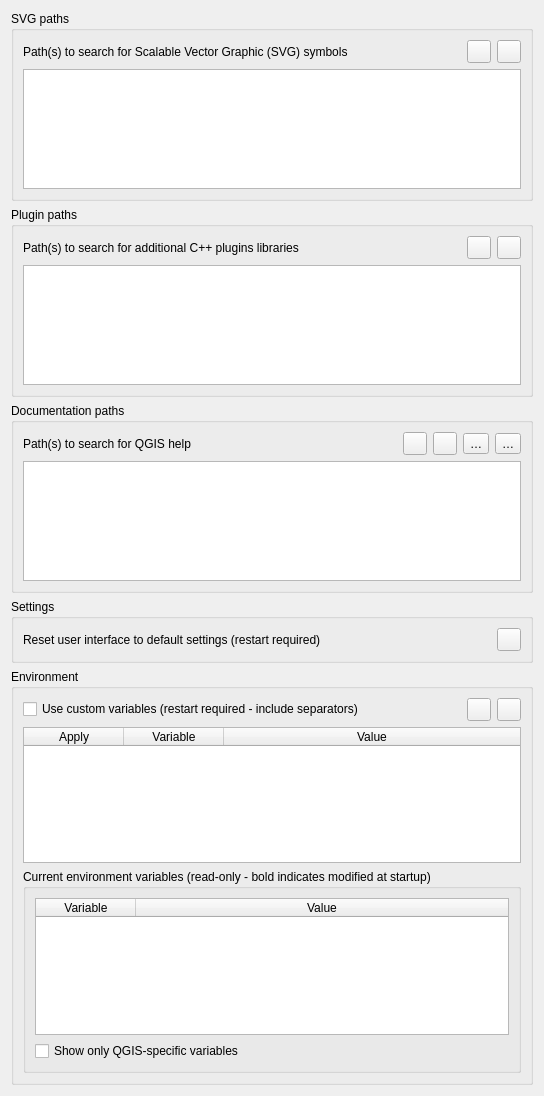
             <widget class="QWidget" name="mOptionsScrollAreaContents_03">
              <property name="geometry">
               <rect>
                <x>0</x>
                <y>0</y>
                <width>544</width>
                <height>1096</height>
               </rect>
              </property>
              <layout class="QVBoxLayout" name="verticalLayout_22">
               <item>
                <widget class="QgsCollapsibleGroupBox" name="groupBox_2">
                 <property name="title">
                  <string>SVG paths</string>
                 </property>
                 <layout class="QGridLayout" name="_6">
                  <item row="0" column="0">
                   <widget class="QLabel" name="mSVGLabel">
                    <property name="text">
                     <string>Path(s) to search for Scalable Vector Graphic (SVG) symbols</string>
                    </property>
                   </widget>
                  </item>
                  <item row="0" column="1">
                   <spacer>
                    <property name="orientation">
                     <enum>Qt::Horizontal</enum>
                    </property>
                    <property name="sizeHint" stdset="0">
                     <size>
                      <width>31</width>
                      <height>20</height>
                     </size>
                    </property>
                   </spacer>
                  </item>
                  <item row="0" column="2">
                   <widget class="QToolButton" name="mBtnAddSVGPath">
                    <property name="toolTip">
                     <string>Add new path</string>
                    </property>
                    <property name="text">
                     <string/>
                    </property>
                    <property name="icon">
                     <iconset resource="../../images/images.qrc">
                      <normaloff>:/images/themes/default/symbologyAdd.svg</normaloff>:/images/themes/default/symbologyAdd.svg</iconset>
                    </property>
                   </widget>
                  </item>
                  <item row="0" column="3">
                   <widget class="QToolButton" name="mBtnRemoveSVGPath">
                    <property name="toolTip">
                     <string>Remove path</string>
                    </property>
                    <property name="text">
                     <string/>
                    </property>
                    <property name="icon">
                     <iconset resource="../../images/images.qrc">
                      <normaloff>:/images/themes/default/symbologyRemove.svg</normaloff>:/images/themes/default/symbologyRemove.svg</iconset>
                    </property>
                   </widget>
                  </item>
                  <item row="1" column="0" colspan="4">
                   <widget class="QListWidget" name="mListSVGPaths">
                    <property name="minimumSize">
                     <size>
                      <width>0</width>
                      <height>120</height>
                     </size>
                    </property>
                   </widget>
                  </item>
                 </layout>
                </widget>
               </item>
               <item>
                <widget class="QgsCollapsibleGroupBox" name="groupBox_4">
                 <property name="title">
                  <string>Plugin paths</string>
                 </property>
                 <layout class="QGridLayout" name="_3">
                  <item row="0" column="0">
                   <widget class="QLabel" name="mSVGLabel_2">
                    <property name="text">
                     <string>Path(s) to search for additional C++ plugins libraries</string>
                    </property>
                   </widget>
                  </item>
                  <item row="0" column="1">
                   <spacer>
                    <property name="orientation">
                     <enum>Qt::Horizontal</enum>
                    </property>
                    <property name="sizeHint" stdset="0">
                     <size>
                      <width>31</width>
                      <height>20</height>
                     </size>
                    </property>
                   </spacer>
                  </item>
                  <item row="0" column="2">
                   <widget class="QToolButton" name="mBtnAddPluginPath">
                    <property name="toolTip">
                     <string>Add new path</string>
                    </property>
                    <property name="text">
                     <string/>
                    </property>
                    <property name="icon">
                     <iconset resource="../../images/images.qrc">
                      <normaloff>:/images/themes/default/symbologyAdd.svg</normaloff>:/images/themes/default/symbologyAdd.svg</iconset>
                    </property>
                   </widget>
                  </item>
                  <item row="0" column="3">
                   <widget class="QToolButton" name="mBtnRemovePluginPath">
                    <property name="toolTip">
                     <string>Remove path</string>
                    </property>
                    <property name="text">
                     <string/>
                    </property>
                    <property name="icon">
                     <iconset resource="../../images/images.qrc">
                      <normaloff>:/images/themes/default/symbologyRemove.svg</normaloff>:/images/themes/default/symbologyRemove.svg</iconset>
                    </property>
                   </widget>
                  </item>
                  <item row="1" column="0" colspan="4">
                   <widget class="QListWidget" name="mListPluginPaths">
                    <property name="minimumSize">
                     <size>
                      <width>0</width>
                      <height>120</height>
                     </size>
                    </property>
                   </widget>
                  </item>
                 </layout>
                </widget>
               </item>
               <item>
                <widget class="QgsCollapsibleGroupBox" name="groupBox_29">
                 <property name="title">
                  <string>Documentation paths</string>
                 </property>
                 <layout class="QGridLayout" name="_4">
                  <item row="0" column="5">
                   <widget class="QToolButton" name="mBtnMoveHelpDown">
                    <property name="toolTip">
                     <string>Lower selected path priority</string>
                    </property>
                    <property name="text">
                     <string>…</string>
                    </property>
                    <property name="icon">
                     <iconset resource="../../images/images.qrc">
                      <normaloff>:/images/themes/default/mActionArrowDown.svg</normaloff>:/images/themes/default/mActionArrowDown.svg</iconset>
                    </property>
                   </widget>
                  </item>
                  <item row="0" column="0">
                   <widget class="QLabel" name="mSVGLabel_5">
                    <property name="text">
                     <string>Path(s) to search for QGIS help</string>
                    </property>
                   </widget>
                  </item>
                  <item row="0" column="1">
                   <spacer>
                    <property name="orientation">
                     <enum>Qt::Horizontal</enum>
                    </property>
                    <property name="sizeHint" stdset="0">
                     <size>
                      <width>31</width>
                      <height>20</height>
                     </size>
                    </property>
                   </spacer>
                  </item>
                  <item row="0" column="2">
                   <widget class="QToolButton" name="mBtnAddHelpPath">
                    <property name="toolTip">
                     <string>Add new path</string>
                    </property>
                    <property name="text">
                     <string/>
                    </property>
                    <property name="icon">
                     <iconset resource="../../images/images.qrc">
                      <normaloff>:/images/themes/default/symbologyAdd.svg</normaloff>:/images/themes/default/symbologyAdd.svg</iconset>
                    </property>
                   </widget>
                  </item>
                  <item row="0" column="3">
                   <widget class="QToolButton" name="mBtnRemoveHelpPath">
                    <property name="toolTip">
                     <string>Remove path</string>
                    </property>
                    <property name="text">
                     <string/>
                    </property>
                    <property name="icon">
                     <iconset resource="../../images/images.qrc">
                      <normaloff>:/images/themes/default/symbologyRemove.svg</normaloff>:/images/themes/default/symbologyRemove.svg</iconset>
                    </property>
                   </widget>
                  </item>
                  <item row="1" column="0" colspan="6">
                   <widget class="QTreeWidget" name="mHelpPathTreeWidget">
                    <property name="minimumSize">
                     <size>
                      <width>0</width>
                      <height>120</height>
                     </size>
                    </property>
                    <attribute name="headerVisible">
                     <bool>false</bool>
                    </attribute>
                    <column>
                     <property name="text">
                      <string notr="true">1</string>
                     </property>
                    </column>
                   </widget>
                  </item>
                  <item row="0" column="4">
                   <widget class="QToolButton" name="mBtnMoveHelpUp">
                    <property name="toolTip">
                     <string>Raise selected path priority</string>
                    </property>
                    <property name="text">
                     <string>…</string>
                    </property>
                    <property name="icon">
                     <iconset resource="../../images/images.qrc">
                      <normaloff>:/images/themes/default/mActionArrowUp.svg</normaloff>:/images/themes/default/mActionArrowUp.svg</iconset>
                    </property>
                   </widget>
                  </item>
                 </layout>
                </widget>
               </item>
               <item>
                <widget class="QgsCollapsibleGroupBox" name="mQSettingsGrpBx">
                 <property name="title">
                  <string>Settings</string>
                 </property>
                 <layout class="QGridLayout" name="gridLayout_13">
                  <item row="0" column="1">
                   <spacer name="horizontalSpacer_42">
                    <property name="orientation">
                     <enum>Qt::Horizontal</enum>
                    </property>
                    <property name="sizeHint" stdset="0">
                     <size>
                      <width>40</width>
                      <height>20</height>
                     </size>
                    </property>
                   </spacer>
                  </item>
                  <item row="0" column="2">
                   <widget class="QToolButton" name="mRestoreDefaultWindowStateBtn">
                    <property name="toolTip">
                     <string>Reset</string>
                    </property>
                    <property name="text">
                     <string/>
                    </property>
                    <property name="icon">
                     <iconset resource="../../images/images.qrc">
                      <normaloff>:/images/themes/default/mActionUndo.svg</normaloff>:/images/themes/default/mActionUndo.svg</iconset>
                    </property>
                   </widget>
                  </item>
                  <item row="0" column="0">
                   <widget class="QLabel" name="mRestoreDefaultWindowStateLbl">
                    <property name="text">
                     <string>Reset user interface to default settings (restart required)</string>
                    </property>
                   </widget>
                  </item>
                 </layout>
                </widget>
               </item>
               <item>
                <widget class="QgsCollapsibleGroupBox" name="mEnvironmentGrpBx">
                 <property name="minimumSize">
                  <size>
                   <width>0</width>
                   <height>0</height>
                  </size>
                 </property>
                 <property name="title">
                  <string>Environment</string>
                 </property>
                 <layout class="QGridLayout" name="gridLayout_32">
                  <item row="1" column="3">
                   <widget class="QToolButton" name="mRemoveCustomVarBtn">
                    <property name="sizePolicy">
                     <sizepolicy hsizetype="Maximum" vsizetype="Fixed">
                      <horstretch>0</horstretch>
                      <verstretch>0</verstretch>
                     </sizepolicy>
                    </property>
                    <property name="toolTip">
                     <string>Remove variable</string>
                    </property>
                    <property name="text">
                     <string/>
                    </property>
                    <property name="icon">
                     <iconset resource="../../images/images.qrc">
                      <normaloff>:/images/themes/default/symbologyRemove.svg</normaloff>:/images/themes/default/symbologyRemove.svg</iconset>
                    </property>
                   </widget>
                  </item>
                  <item row="1" column="2">
                   <widget class="QToolButton" name="mAddCustomVarBtn">
                    <property name="sizePolicy">
                     <sizepolicy hsizetype="Maximum" vsizetype="Fixed">
                      <horstretch>0</horstretch>
                      <verstretch>0</verstretch>
                     </sizepolicy>
                    </property>
                    <property name="toolTip">
                     <string>Add new variable</string>
                    </property>
                    <property name="text">
                     <string/>
                    </property>
                    <property name="icon">
                     <iconset resource="../../images/images.qrc">
                      <normaloff>:/images/themes/default/symbologyAdd.svg</normaloff>:/images/themes/default/symbologyAdd.svg</iconset>
                    </property>
                   </widget>
                  </item>
                  <item row="4" column="0" colspan="4">
                   <widget class="QgsCollapsibleGroupBox" name="mCurrentVariablesGrpBx">
                    <property name="minimumSize">
                     <size>
                      <width>0</width>
                      <height>0</height>
                     </size>
                    </property>
                    <property name="title">
                     <string>Current environment variables (read-only - bold indicates modified at startup)</string>
                    </property>
                    <property name="collapsed" stdset="0">
                     <bool>false</bool>
                    </property>
                    <property name="saveCollapsedState" stdset="0">
                     <bool>true</bool>
                    </property>
                    <layout class="QVBoxLayout" name="verticalLayout_8">
                     <item>
                      <widget class="QTableWidget" name="mCurrentVariablesTable">
                       <property name="minimumSize">
                        <size>
                         <width>0</width>
                         <height>120</height>
                        </size>
                       </property>
                       <property name="editTriggers">
                        <set>QAbstractItemView::AllEditTriggers</set>
                       </property>
                       <property name="dragEnabled">
                        <bool>true</bool>
                       </property>
                       <property name="dragDropMode">
                        <enum>QAbstractItemView::DragOnly</enum>
                       </property>
                       <property name="selectionMode">
                        <enum>QAbstractItemView::SingleSelection</enum>
                       </property>
                       <property name="sortingEnabled">
                        <bool>true</bool>
                       </property>
                       <property name="wordWrap">
                        <bool>false</bool>
                       </property>
                       <attribute name="horizontalHeaderMinimumSectionSize">
                        <number>100</number>
                       </attribute>
                       <attribute name="horizontalHeaderShowSortIndicator" stdset="0">
                        <bool>true</bool>
                       </attribute>
                       <attribute name="horizontalHeaderStretchLastSection">
                        <bool>true</bool>
                       </attribute>
                       <attribute name="verticalHeaderVisible">
                        <bool>false</bool>
                       </attribute>
                       <column>
                        <property name="text">
                         <string>Variable</string>
                        </property>
                       </column>
                       <column>
                        <property name="text">
                         <string>Value</string>
                        </property>
                       </column>
                      </widget>
                     </item>
                     <item>
                      <widget class="QCheckBox" name="mCurrentVariablesQGISChxBx">
                       <property name="text">
                        <string>Show only QGIS-specific variables</string>
                       </property>
                      </widget>
                     </item>
                    </layout>
                   </widget>
                  </item>
                  <item row="1" column="0">
                   <widget class="QCheckBox" name="mCustomVariablesChkBx">
                    <property name="text">
                     <string>Use custom variables (restart required - include separators)</string>
                    </property>
                   </widget>
                  </item>
                  <item row="1" column="1">
                   <spacer name="horizontalSpacer_14">
                    <property name="orientation">
                     <enum>Qt::Horizontal</enum>
                    </property>
                    <property name="sizeHint" stdset="0">
                     <size>
                      <width>40</width>
                      <height>20</height>
                     </size>
                    </property>
                   </spacer>
                  </item>
                  <item row="3" column="0" colspan="4">
                   <widget class="QTableWidget" name="mCustomVariablesTable">
                    <property name="minimumSize">
                     <size>
                      <width>0</width>
                      <height>120</height>
                     </size>
                    </property>
                    <property name="editTriggers">
                     <set>QAbstractItemView::AllEditTriggers</set>
                    </property>
                    <property name="selectionMode">
                     <enum>QAbstractItemView::SingleSelection</enum>
                    </property>
                    <property name="sortingEnabled">
                     <bool>true</bool>
                    </property>
                    <property name="wordWrap">
                     <bool>false</bool>
                    </property>
                    <property name="cornerButtonEnabled">
                     <bool>false</bool>
                    </property>
                    <attribute name="horizontalHeaderMinimumSectionSize">
                     <number>4</number>
                    </attribute>
                    <attribute name="horizontalHeaderShowSortIndicator" stdset="0">
                     <bool>true</bool>
                    </attribute>
                    <attribute name="horizontalHeaderStretchLastSection">
                     <bool>true</bool>
                    </attribute>
                    <attribute name="verticalHeaderVisible">
                     <bool>false</bool>
                    </attribute>
                    <column>
                     <property name="text">
                      <string>Apply</string>
                     </property>
                    </column>
                    <column>
                     <property name="text">
                      <string>Variable</string>
                     </property>
                    </column>
                    <column>
                     <property name="text">
                      <string>Value</string>
                     </property>
                    </column>
                   </widget>
                  </item>
                 </layout>
                </widget>
               </item>
               <item>
                <spacer name="verticalSpacer_11">
                 <property name="orientation">
                  <enum>Qt::Vertical</enum>
                 </property>
                 <property name="sizeHint" stdset="0">
                  <size>
                   <width>20</width>
                   <height>40</height>
                  </size>
                 </property>
                </spacer>
               </item>
              </layout>
             </widget>
